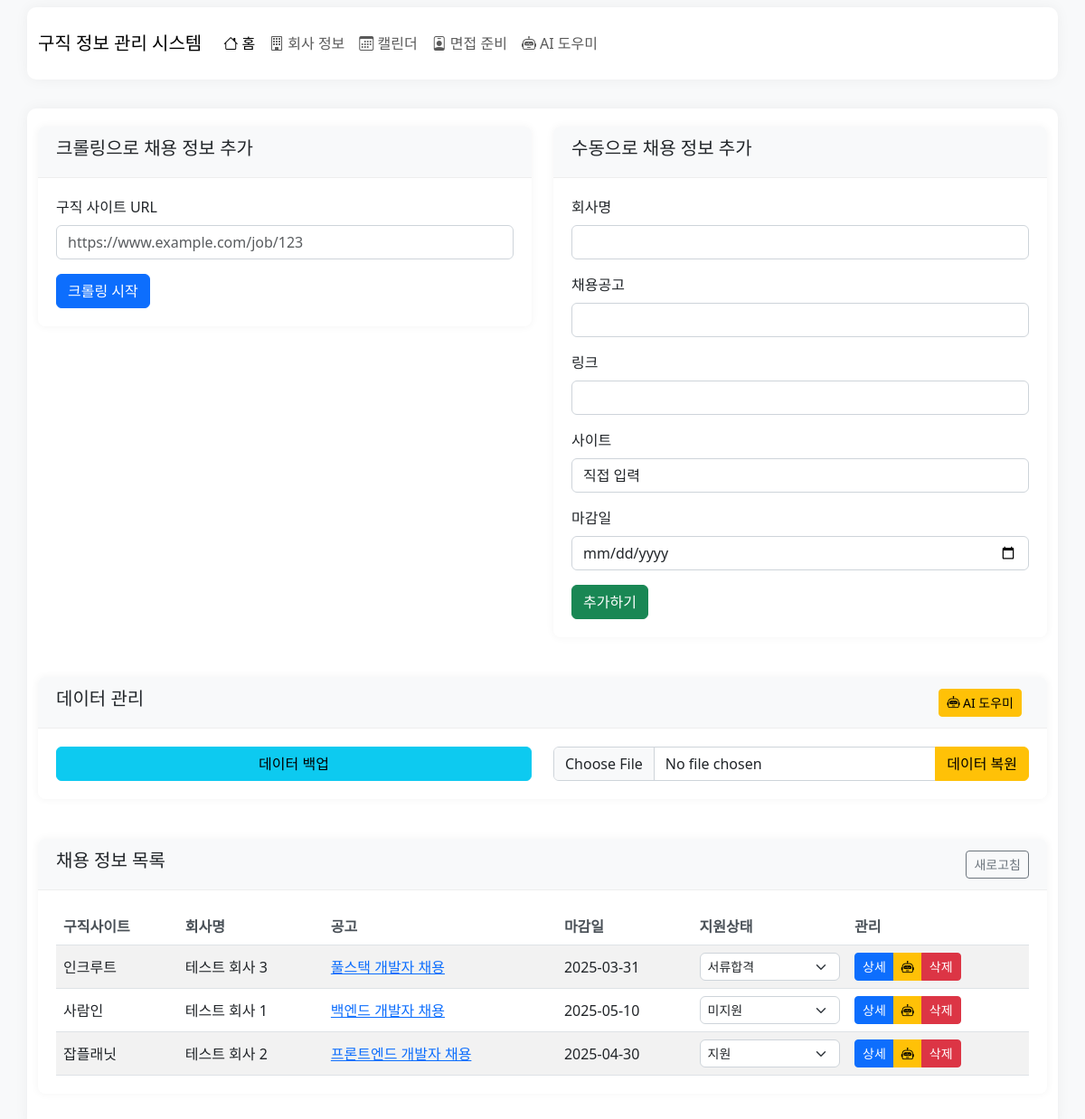
Before: / with the older database file.
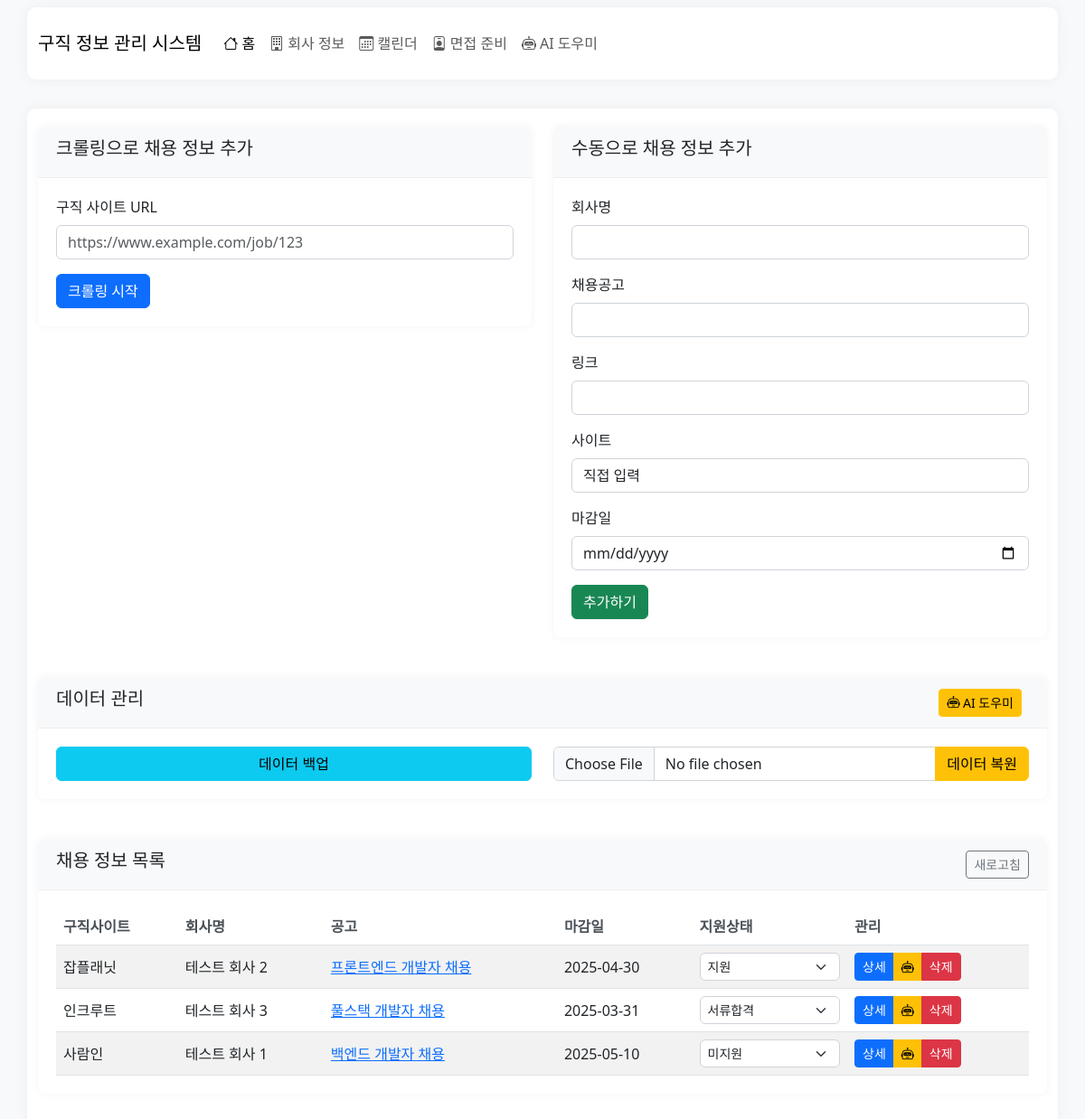
After: the same page with the newer database file.
### models.py (models this page shows, shortened)
class Job(db.Model):
    id = db.Column(db.Integer, primary_key=True)
    site = db.Column(db.String(100), nullable=False)
    company_name = db.Column(db.String(200), nullable=False)
    title = db.Column(db.String(300), nullable=False)
    url = db.Column(db.String(500), nullable=False)
    status = db.Column(db.String(20), default='미지원')  # '미지원', '지원', '서류합격', '1차면접', '2차면접', '최종합격', '불합격', '보류' 중 하나
    note = db.Column(db.Text, nullable=True)  # 메모 저장을 위한 필드
    deadline = db.Column(db.Date, nullable=True)  # 마감일 추가
    created_at = db.Column(db.DateTime, default=datetime.utcnow)
    applied = db.Column(db.Boolean, default=False)
    resume = db.Column(db.Text, nullable=True)  # 자기소개서 내용
    resume_file = db.Column(db.String(500), nullable=True)  # 자기소개서 파일 경로
    portfolio_file = db.Column(db.String(500), nullable=True)  # 포트폴리오 파일 경로
    application_date = db.Column(db.Date, nullable=True)  # 지원 날짜
    company_id = db.Column(db.Integer, db.ForeignKey('company.id'), nullable=True)

### routes/main.py (the view)
@main.route('/')
def index():
    jobs = Job.query.order_by(Job.created_at.desc()).all()
    return render_template('index.html', jobs=jobs, mcp_enabled=current_app.config.get('MCP_ENABLED', False))

### app.py (called while the page is built)
@app.teardown_appcontext
def teardown_mcp(exception):
    if mcp_enabled:
        shutdown()

### mcp/__init__.py (called while the page is built)
def shutdown():
    global _client
    if _client:
        run_async(_client.close())
        _client = None

### templates/index.html (shortened to what this page needs)
{% extends "base.html" %}
{% block content %}
<div class="row mb-4">
    <div class="col-md-6">
        <div class="card">
            <div class="card-header">
                <h5>크롤링으로 채용 정보 추가</h5>
            </div>
            <div class="card-body">
                <form id="crawlForm" action="{{ url_for('jobs.crawl') }}" method="post">
                    <div class="mb-3">
                        <label for="url" class="form-label">구직 사이트 URL</label>
                        <input type="url" class="form-control" id="url" name="url" placeholder="https://www.example.com/job/123" required>
                    </div>
                    <button type="submit" id="crawlBtn" class="btn btn-primary">크롤링 시작</button>
                </form>
            </div>
        </div>
    </div>
    <div class="col-md-6">
        <div class="card">
            <div class="card-header">
                <h5>수동으로 채용 정보 추가</h5>
            </div>
            <div class="card-body">
                <form action="{{ url_for('jobs.add_job') }}" method="post">
                    <div class="mb-3">
                        <label for="company_name" class="form-label">회사명</label>
                        <input type="text" class="form-control" id="company_name" name="company_name" required>
                    </div>
                    <div class="mb-3">
                        <label for="title" class="form-label">채용공고</label>
                        <input type="text" class="form-control" id="title" name="title" required>
                    </div>
                    <div class="mb-3">
                        <label for="url" class="form-label">링크</label>
                        <input type="url" class="form-control" id="url" name="url" required>
                    </div>
                    <div class="mb-3">
                        <label for="site" class="form-label">사이트</label>
                        <input type="text" class="form-control" id="site" name="site" value="직접 입력">
                    </div>
                    <div class="mb-3">
                        <label for="deadline" class="form-label">마감일</label>
                        <input type="date" class="form-control" id="deadline" name="deadline">
                    </div>
                    <button type="submit" class="btn btn-success">추가하기</button>
                </form>
            </div>
        </div>
    </div>
</div>
<div class="row mb-4">
    <div class="col-md-12">
        <div class="card">
            <div class="card-header d-flex justify-content-between align-items-center">
                <h5>데이터 관리</h5>
                {% if mcp_enabled %}
                <a href="{{ url_for('ai.ai_assistant') }}" class="btn btn-sm btn-warning me-2">
                    <i class="bi bi-robot"></i> AI 도우미
                </a>
                {% endif %}
            </div>
            <div class="card-body">
                <div class="row">
                    <div class="col-md-6">
                        <form action="{{ url_for('main.backup') }}" method="post">
                            <button type="submit" class="btn btn-info w-100">데이터 백업</button>
                        </form>
                    </div>
                    <div class="col-md-6">
                        <form id="restoreForm" action="{{ url_for('main.restore') }}" method="post" enctype="multipart/form-data">
                            <div class="input-group">
                                <input type="file" class="form-control" id="backup_file" name="backup_file" accept=".json">
                                <button type="submit" class="btn btn-warning">데이터 복원</button>
                            </div>
                        </form>
                    </div>
                </div>
            </div>
        </div>
    </div>
</div>
<div class="card">
    <div class="card-header d-flex justify-content-between align-items-center">
        <h5>채용 정보 목록</h5>
        <button id="refreshBtn" class="btn btn-sm btn-outline-secondary">새로고침</button>
    </div>
    <div class="card-body">
        <div class="table-responsive">
            <table class="table table-striped table-hover">
                <thead>
                    <tr>
                        <th>구직사이트</th>
                        <th>회사명</th>
                        <th>공고</th>
                        <th>마감일</th>
                        <th>지원상태</th>
                        <th>관리</th>
                    </tr>
                </thead>
                <tbody id="jobsTableBody">
                    {% for job in jobs %}
                    <tr data-job-id="{{ job.id }}">
                        <td>{{ job.site }}</td>
                        <td id="company_name_{{ job.id }}">{{ job.company_name }}</td>
                        <td><a href="{{ job.url }}" target="_blank">{{ job.title }}</a></td>
                        <td>
                            {% if job.deadline %}
                                {{ job.deadline.strftime('%Y-%m-%d') }}
                            {% else %}
                                -
                            {% endif %}
                        </td>
                        <td>
                            <div class="d-flex align-items-center">
                                <select class="form-select form-select-sm job-status-select" data-job-id="{{ job.id }}">
                                    <option value="미지원" {% if job.status == '미지원' %}selected{% endif %}>미지원</option>
                                    <option value="지원" {% if job.status == '지원' %}selected{% endif %}>지원</option>
                                    <option value="서류합격" {% if job.status == '서류합격' %}selected{% endif %}>서류합격</option>
                                </select>
                            </div>
                        </td>
                        <td>
                            <div class="btn-group">
                                <a href="{{ url_for('jobs.job_detail', job_id=job.id) }}" class="btn btn-sm btn-primary">상세</a>
                                {% if mcp_enabled %}
                                <button class="btn btn-sm btn-warning llm-btn" data-job-id="{{ job.id }}">
                                    <i class="bi bi-robot"></i>
                                </button>
                                {% endif %}
                                <button class="btn btn-sm btn-danger delete-job">삭제</button>
                            </div>
                        </td>
                    </tr>
                    {% else %}
                    <tr>
                        <td colspan="6" class="text-center">채용 정보가 없습니다. 구직 사이트 URL을 입력하여 크롤링을 시작하세요.</td>
                    </tr>
                    {% endfor %}
                </tbody>
            </table>
        </div>
    </div>
</div>
{% endblock %}

### templates/base.html (shortened to what this page needs)
<!DOCTYPE html>
<html lang="ko">
<head>
    <link rel="stylesheet" href="https://cdn.jsdelivr.net/npm/bootstrap@5.3.0/dist/css/bootstrap.min.css">
    <link rel="stylesheet" href="{{ url_for('static', filename='css/style.css') }}">
    <link rel="stylesheet" href="https://cdn.jsdelivr.net/npm/bootstrap-icons@1.10.5/font/bootstrap-icons.css">
</head>
<body>
    <nav class="navbar navbar-expand-lg navbar-light bg-light">
        <div class="container">
            <a class="navbar-brand" href="{{ url_for('main.index') }}">구직 정보 관리 시스템</a>
            <div class="collapse navbar-collapse" id="navbarNav">
                <ul class="navbar-nav me-auto">
                    <li class="nav-item">
                        <a class="nav-link {% if request.path == '/' %}active{% endif %}" href="{{ url_for('main.index') }}">
                            <i class="bi bi-house"></i> 홈
                        </a>
                    </li>
                    <li class="nav-item">
                        <a class="nav-link {% if 'companies' in request.path %}active{% endif %}" href="{{ url_for('companies.companies_list') }}">
                            <i class="bi bi-building"></i> 회사 정보
                        </a>
                    </li>
                    <li class="nav-item">
                        <a class="nav-link {% if request.path == '/calendar' %}active{% endif %}" href="{{ url_for('calendar.calendar_view') }}">
                            <i class="bi bi-calendar3"></i> 캘린더
                        </a>
                    </li>
                    <li class="nav-item">
                        <a class="nav-link {% if 'interview' in request.path %}active{% endif %}" href="{{ url_for('interview.interview_prep') }}">
                            <i class="bi bi-person-badge"></i> 면접 준비
                        </a>
                    </li>
                    {% if mcp_enabled %}
                    <li class="nav-item">
                        <a class="nav-link {% if '/ai/' in request.path %}active{% endif %}" href="{{ url_for('ai.ai_assistant') }}">
                            <i class="bi bi-robot"></i> AI 도우미
                        </a>
                    </li>
                    {% endif %}
                </ul>
            </div>
        </div>
    </nav>
    <div class="container mt-4">
        {% block content %}{% endblock %}
    </div>
</body>
</html>

### static/css/style.css (style rules this page uses)
body { background-color: #f8f9fa; }
.container { background-color: #fff; padding-top: 20px; padding-bottom: 20px; box-shadow: 0 0 15px rgba(0, 0, 0, 0.05); border-radius: 10px; }
.card { border: none; box-shadow: 0 0 10px rgba(0, 0, 0, 0.05); margin-bottom: 20px; border-radius: 8px; overflow: hidden; }
.card-header { background-color: #f8f9fa; border-bottom: 1px solid #eee; padding: 12px 20px; }
.card-body { padding: 20px; }
.table { margin-bottom: 0; }
.table th { font-weight: 600; color: #495057; }
.table td { vertical-align: middle; }
.btn-group .btn { margin-right: 0; }
.form-control, .form-select { border-color: #ced4da; border-radius: 6px; }

Changed rows visible on the page:
changed Job "잡플래닛": moves up the list
